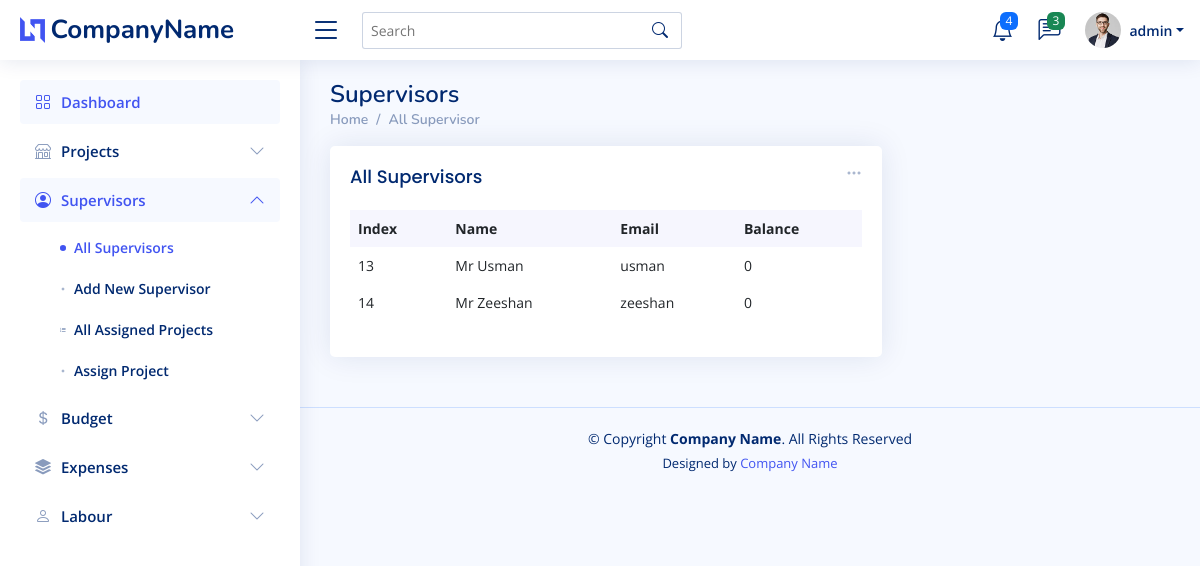
Page /supervisor/supervisor-list.php (signed in) on the committed database.
### tables this page shows
CREATE TABLE `supervisor` (
  `id` int(11) NOT NULL,
  `name` varchar(255) NOT NULL,
  `email` varchar(255) NOT NULL,
  `password` varchar(255) NOT NULL
);

### supervisor/supervisor-list.php (the view, shortened to what this page needs)
<!DOCTYPE html>
<html lang="en">
<head>
    <?php include '../inc/head.php' ?>
</head>
<body>
    <?php include '../inc/header.php' ?>
    <?php include '../inc/sidebar.php' ?>
    <main id="main" class="main">
        <div class="pagetitle">
            <h1>Supervisors</h1>
            <nav>
                <ol class="breadcrumb">
                    <li class="breadcrumb-item"><a href="index.php">Home</a></li>
                    <li class="breadcrumb-item">All Supervisor</li>
                </ol>
            </nav>
        </div>
        <section class="section dashboard">
            <div class="row">
                <div class="col-lg-8">
                    <div class="row">
                        <div class="col-12">
                            <div class="card recent-sales overflow-auto">
                                <div class="filter">
                                    <a class="icon" data-bs-toggle="dropdown" style="float:right;"><i class="bi bi-three-dots"></i></a>
                                </div>
                                <div class="card-body">
                                    <h5 class="card-title">All Supervisors</h5>
                                    <table class="table table-borderless datatable">
                                        <thead>
                                            <tr>
                                                <th scope="col">Index</th>
                                                <th scope="col">Name</th>
                                                <th scope="col">Email</th>
                                                <th scope="col">Balance</th>
                                            </tr>
                                        </thead>
                                        <tbody>
                                            <?php
                                            $retrieve = "SELECT * FROM supervisor ";
                                            if ($result = mysqli_query($conn, $retrieve)) {
                                                while ($row = mysqli_fetch_assoc($result)) {
                                                    $id = $row['id'];
                                            ?>
                                                    <tr>
                                                        <td class="stud_id"><?= $id ?></td>
                                                        <td><?= $row['name']; ?></td>
                                                        <td><?= $row['email']; ?></td>
                                                        <?php
                                                        $sql = "SELECT
                                                        (SELECT COALESCE(SUM(amount), 0) FROM `budget` where ack=1 and supervisor_id=$id)
                                                         -
                                                        (SELECT COALESCE(SUM(expense), 0) FROM `expense` WHERE ack=1 and supervisor_id=$id)
                                                         -
                                                        (SELECT COALESCE(SUM(amount),0) FROM `labour_pay` WHERE ack=1 and supervisor_id=$id) as balance";
                                                        if($row1=mysqli_fetch_assoc(mysqli_query($conn,$sql))){
                                                            echo '<td>' . $row1['balance'] . '</td>';
                                                        }
                                                        ?>
                                                    </tr>
                                            <?php
                                                }
                                            }
                                            ?>
                                        </tbody>
                                    </table>
                                </div>
                            </div>
                        </div>
                    </div>
                </div>
            </div>
        </section>
    </main>
    <?php include '../inc/footer.php' ?>
</body>
</html>

### assets/css/style.css (style rules this page uses)
:root { scroll-behavior: smooth; }
body { font-family: "Open Sans", sans-serif; background: #f6f9ff; color: #444444; }
a { color: #4154f1; text-decoration: none; }
h1, h2, h3, h4, h5, h6 { font-family: "Nunito", sans-serif; }
#main { margin-top: 60px; padding: 20px 30px; transition: all 0.3s; }
.pagetitle { margin-bottom: 10px; }
.pagetitle h1 { font-size: 24px; margin-bottom: 0; font-weight: 600; color: #012970; }
.card { margin-bottom: 30px; border: none; border-radius: 5px; box-shadow: 0px 0 30px rgba(1, 41, 112, 0.1); }
.card-title { padding: 20px 0 15px 0; font-size: 18px; font-weight: 500; color: #012970; font-family: "Poppins", sans-serif; }
.card-body { padding: 0 20px 20px 20px; }
.breadcrumb { font-size: 14px; font-family: "Nunito", sans-serif; color: #899bbd; font-weight: 600; }
.breadcrumb a { color: #899bbd; transition: 0.3s; }
.breadcrumb .breadcrumb-item::before { color: #899bbd; }
@media (min-width: 1200px) { #main, #footer { margin-left: 300px; } }
.dashboard .filter { position: absolute; right: 0px; top: 15px; }
.dashboard .filter .icon { color: #aab7cf; padding-right: 20px; padding-bottom: 5px; transition: 0.3s; font-size: 16px; }
.dashboard .recent-sales { font-size: 14px; }
.dashboard .recent-sales .table thead { background: #f6f6fe; }
.dashboard .recent-sales .table thead th { border: 0; }

### rows in the picture
supervisor: id "13", name "Mr Usman", email "usman", balance "0"
supervisor: id "14", name "Mr Zeeshan", email "zeeshan", balance "0"

### other values in the picture
$_SESSION["name"] "admin"
